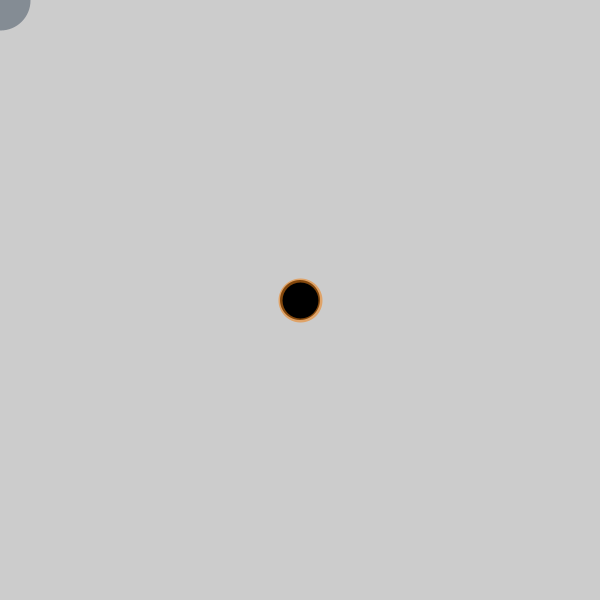
Frame 1 (no input)
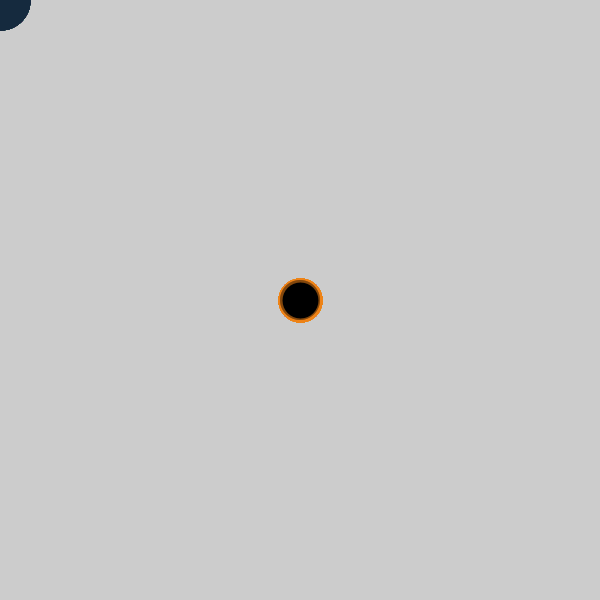
Frame 60 (the mouse pressed at the canvas centre just before this capture)
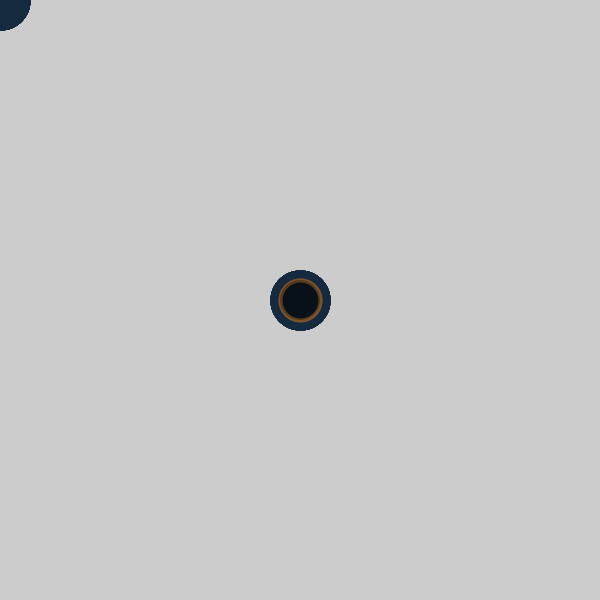
Frame 120 (the mouse held since frame 60 and released just before this capture)

The Processing sketch that drew these frames (run headless with seeded random() and noise(); from frame 60 on, the mouse is pressed at the canvas centre):

// Processing sketch: week1class2A
// ── week1class2A.pde
int x, y; // four integer variables
int w, h; 


void setup(){
  size(600,600);
  
  // set x and y to middle of the screen
  x = width/2; 
  y = height/2;
  
  w = 40;
  h = 40;
  
}

void draw(){
  //background(255); // white background
  
  strokeWeight(4); // 4 pixel thick for stroke
  stroke(239,129,21,140); // red outline with some transparency (alpha channel)
  fill(0); // fill black
  ellipse(x, y, w, h); // draw ellipse
  
  strokeWeight(60); // thickness of point (radius)
  stroke(20,40,60,100); // outline color
  point(mouseX,mouseY); // set location of the point to mouse
  //println(mouseX,mouseY);
  
}
